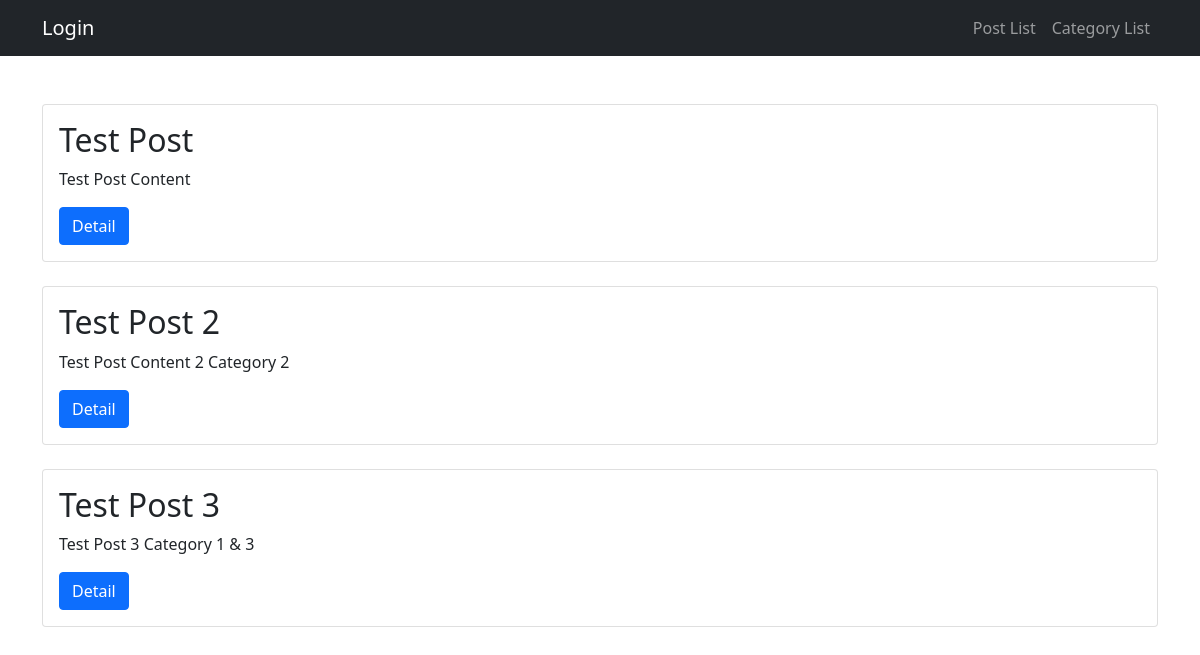
Page /weblog/posts/ on the earlier database version.
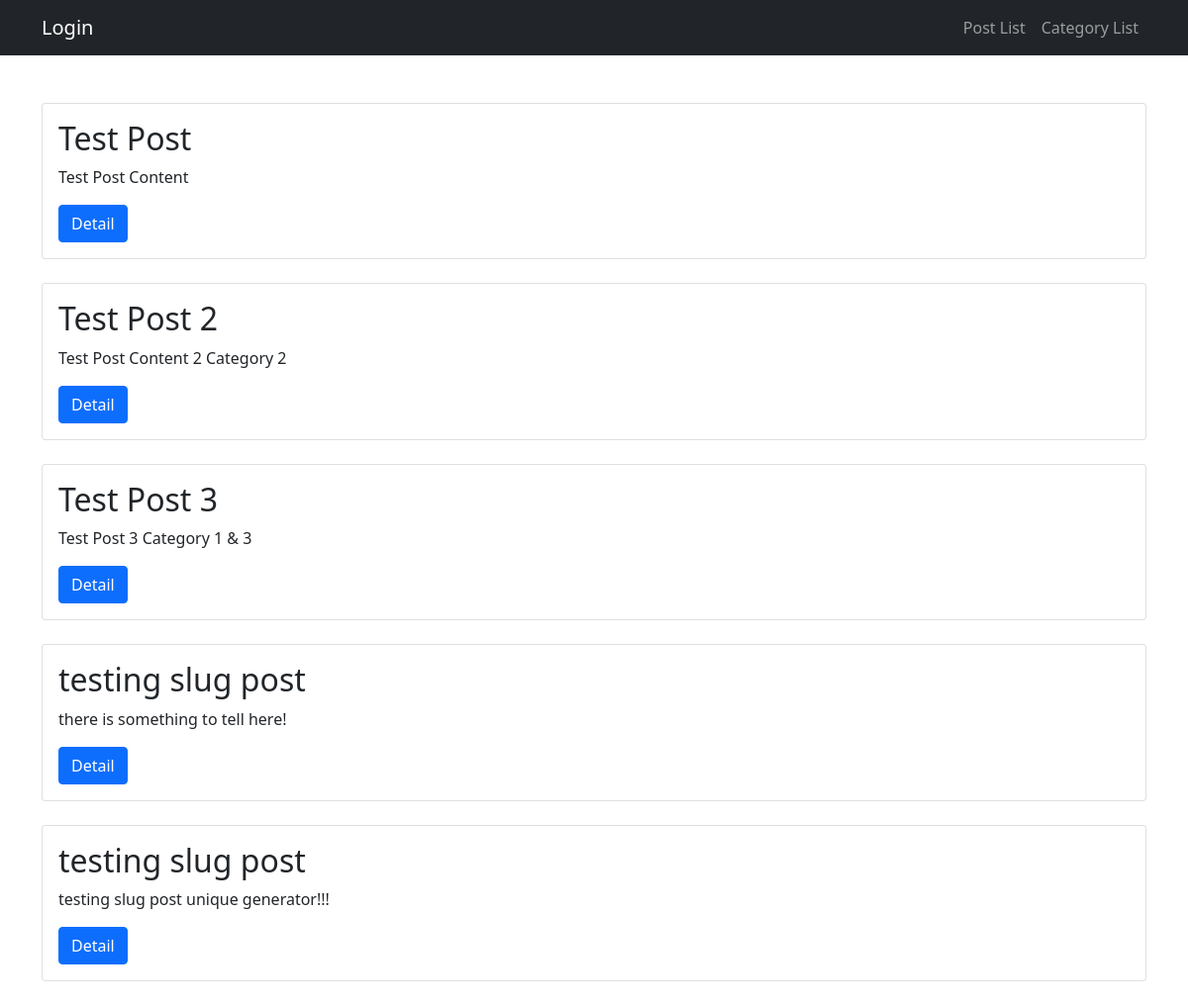
Same page on the later database version.
### weblog/models.py (models this page shows, shortened)
class Post(models.Model):
    owner = models.ForeignKey(User, on_delete=models.CASCADE, verbose_name="Post Owner")
    title = models.CharField("Post Title", max_length=50)
    content = models.TextField()
    image = models.ImageField(upload_to='images', null=True)
    category = models.ManyToManyField('Category')
    created = models.DateField(auto_now_add=True, null=True)
    updated_on = models.DateTimeField(auto_now=True)
    like = models.IntegerField(default=0)
    tag = models.ManyToManyField('Tag')
    slug = models.SlugField(max_length=255, unique=True, null=True, blank=True)

### weblog/views.py (the view)
# urls.py: path('posts/', post_list, name='post_list'),
def post_list(request):
    posts = Post.objects.all()
    context = {'posts': posts}
    return render(request, 'weblog/post_list.html', context=context)

### weblog/templates/weblog/post_list.html (shortened to what this page needs)
{% extends 'weblog/index.html' %}
{% load static %}
{% block content %}
{% for post in posts %}
    <div class="card mb-4">
        <div class="card-body">
            <h2 class="card-title">{{post.title}}</h2>
            <p class="card-text">{{post.content}}</p>
            <a class="btn btn-primary" href="{% url 'weblog:post_detail' post.slug %}">Detail</a>
        </div>
    </div>
{% endfor %}
{% endblock content %}

### weblog/templates/weblog/index.html (shortened to what this page needs)
{% load static %}
<html lang="en">
    <head>
        <link href="{% static 'weblog/css/styles.css' %}" rel="stylesheet" />
    </head>
    <body>
        <nav class="navbar navbar-expand-lg navbar-dark bg-dark">
            <div class="container">
                {% if user.is_authenticated %}
                    <a class="navbar-brand" href="#">Welcome, {{user.username}}</a>
                    <a class="navbar-brand" href="{% url 'weblog:logout' %}">Logout</a>
                {% else %}
                    <a class="navbar-brand" href="{% url 'weblog:login' %}">Login</a>
                {% endif %}
                <div class="collapse navbar-collapse" id="navbarSupportedContent">
                    <ul class="navbar-nav ms-auto mb-2 mb-lg-0">
                        <li class="nav-item"><a class="nav-link" href="{% url 'weblog:post_list' %}">Post List</a></li>
                        <li class="nav-item"><a class="nav-link" href="{% url 'weblog:category_list' %}">Category List</a></li>
                    </ul>
                </div>
            </div>
        </nav>
        <div class="container">
            <div class="row">
                <div class="col-lg-12 mt-5">
                    {% block content %}{% endblock content %}
                </div>
            </div>
        </div>
    </body>
</html>

Differences in the rows shown:
added Post: title "testing slug post", content "there is something to tell here!"
added Post: title "testing slug post", content "testing slug post unique generator!!!"
